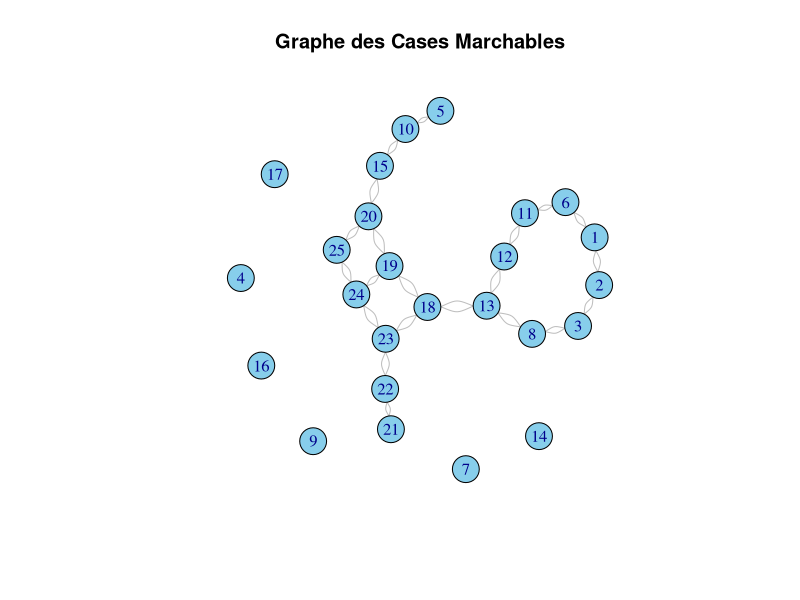

Reproduce this figure in R.
library(igraph)

# Fonction pour transformer une matrice en graphe
matrice_to_graphe <- function(grid) {
  rows <- nrow(grid)
  cols <- ncol(grid)
  g <- make_empty_graph(n = rows * cols, directed = FALSE)  #permet de  Créer un graphe vide
  
  # Fonction pour obtenir l'indice d'un nœud à partir de ses coordonnées (i, j) sur la matrice
  index <- function(i, j) {
    return((i - 1) * cols + j)
  }
  
  # Ajouter des arêtes entre les cases marchables ( cases de valeur 1)
  for (i in 1:rows) {
    for (j in 1:cols) {
      if (grid[i, j] == 1) {  # Si la case est marchable
        # Ajouter des connexions aux voisins (haut, bas, gauche, droite) si marchables
        if (i > 1 && grid[i - 1, j] == 1) {
          g <- add_edges(g, c(index(i, j), index(i - 1, j)))
        }
        if (i < rows && grid[i + 1, j] == 1) {
          g <- add_edges(g, c(index(i, j), index(i + 1, j)))
        }
        if (j > 1 && grid[i, j - 1] == 1) {
          g <- add_edges(g, c(index(i, j), index(i, j - 1)))
        }
        if (j < cols && grid[i, j + 1] == 1) {
          g <- add_edges(g, c(index(i, j), index(i, j + 1)))
        }
      }
    }
  }
  
  return(g)
}

# Exemple de matrice 5x5 (1 = marchable, 0 = obstacle)
grid <- matrix(c(1, 1, 1, 0, 1,
                 1, 0, 1, 0, 1,
                 1, 1, 1, 0, 1,
                 0, 0, 1, 1, 1,
                 1, 1, 1, 1, 1), nrow = 5, byrow = TRUE)

# Transformer la matrice en graphe
graphe <- matrice_to_graphe(grid)

## Plot graphe : 
# Afficher le graphe dans la zone de tracé
plot(graphe, 
     vertex.label = 1:vcount(graphe),  # Afficher les indices des nœuds
     vertex.size = 15,                 # Taille des nœuds
     vertex.color = "skyblue",         # Couleur des nœuds
     edge.color = "gray",              # Couleur des arêtes
     main = "Graphe des Cases Marchables")  # Titre du graphe

# Définir le point de départ et d'arrivée (transformés en indices de graphe)
depart <- 1  # Coin supérieur gauche (indice 1)
arrivee <- 25  # Coin inférieur droit (indice 25)

# Mesurer le temps d'exécution du calcul de Dijkstra
temps_execution <- system.time({
  # Appliquer l'algorithme de Dijkstra pour trouver le chemin le plus court : fonction "shortest_paths"s
  resultat <- shortest_paths(graphe, from = depart, to = arrivee)
})

# Sans system.time :   resultat <- shortest_paths(graphe, from = depart, to = arrivee)

# Afficher le chemin trouvé (indices des nœuds)
print(resultat$vpath[[1]])

# Fonction pour reconvertir un index en coordonnées (i, j) dans la matrice
index_to_coords <- function(index, ncol) {
  row <- ((index - 1) %/% ncol) + 1
  col <- ((index - 1) %% ncol) + 1
  return(c(row, col))
}

# Afficher les coordonnées (i, j) du chemin
chemin_coords <- lapply(resultat$vpath[[1]], index_to_coords, ncol = ncol(grid))
print(chemin_coords)

# Fonction pour calculer la distance totale du chemin
calculer_distance <- function(chemin_indices, pixel_size_cm) {
  # La distance totale est simplement le nombre d'étapes (nombre de pixels parcourus) multiplié par la taille du pixel
  nb_etapes <- length(chemin_indices) - 1  # Le nombre d'étapes est le nombre de pixels moins 1 (le point de départ n'est pas une étape)
  distance_totale_cm <- nb_etapes * pixel_size_cm
  return(distance_totale_cm)  # Retourne la distance en cm
}

# Définir la taille réelle d'un pixel sur le terrain (en cm)
taille_pixel_cm <- 50  # Chaque pixel représente 50 cm su terrain

# Calculer la distance totale du chemin trouvé
distance_totale <- calculer_distance(resultat$vpath[[1]], taille_pixel_cm)
cat("Distance totale parcourue :", distance_totale, "cm\n")

# Afficher le temps d'exécution
cat("Temps d'exécution de l'algorithme de Dijkstra :", temps_execution["elapsed"], "secondes\n")
